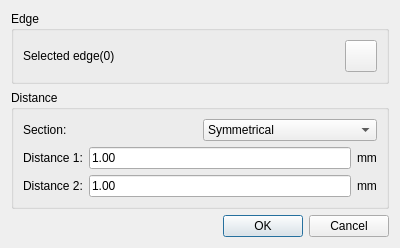
<?xml version="1.0" encoding="UTF-8"?>
<ui version="4.0">
 <class>CreateChamferDialog</class>
 <widget class="QDialog" name="CreateChamferDialog">
  <property name="geometry">
   <rect>
    <x>0</x>
    <y>0</y>
    <width>400</width>
    <height>225</height>
   </rect>
  </property>
  <property name="windowTitle">
   <string>Create Chamfer</string>
  </property>
  <layout class="QGridLayout" name="gridLayout_3">
   <item row="0" column="0">
    <widget class="QGroupBox" name="groupBox">
     <property name="title">
      <string>Edge</string>
     </property>
     <layout class="QGridLayout" name="gridLayout">
      <item row="0" column="0">
       <widget class="QLabel" name="edgelabel">
        <property name="text">
         <string>Selected edge(0)</string>
        </property>
       </widget>
      </item>
      <item row="0" column="1">
       <widget class="QPushButton" name="geoSelectCurve">
        <property name="sizePolicy">
         <sizepolicy hsizetype="Minimum" vsizetype="Minimum">
          <horstretch>0</horstretch>
          <verstretch>0</verstretch>
         </sizepolicy>
        </property>
        <property name="minimumSize">
         <size>
          <width>32</width>
          <height>32</height>
         </size>
        </property>
        <property name="maximumSize">
         <size>
          <width>32</width>
          <height>32</height>
         </size>
        </property>
        <property name="styleSheet">
         <string notr="true">background-image: url(:/QUI/geometry/selectwire.png);</string>
        </property>
        <property name="text">
         <string/>
        </property>
        <property name="checkable">
         <bool>true</bool>
        </property>
        <property name="checked">
         <bool>false</bool>
        </property>
       </widget>
      </item>
     </layout>
    </widget>
   </item>
   <item row="1" column="0">
    <widget class="QGroupBox" name="groupBox_2">
     <property name="title">
      <string>Distance</string>
     </property>
     <layout class="QGridLayout" name="gridLayout_2">
      <item row="0" column="0">
       <widget class="QLabel" name="label">
        <property name="text">
         <string>Section:</string>
        </property>
       </widget>
      </item>
      <item row="0" column="1">
       <widget class="QComboBox" name="comboBoxSection">
        <item>
         <property name="text">
          <string>Symmetrical</string>
         </property>
        </item>
        <item>
         <property name="text">
          <string>Asymmetrical</string>
         </property>
        </item>
       </widget>
      </item>
      <item row="1" column="0" colspan="2">
       <layout class="QHBoxLayout" name="horizontalLayout_3">
        <item>
         <widget class="QLabel" name="label_3">
          <property name="text">
           <string>Distance 1:</string>
          </property>
         </widget>
        </item>
        <item>
         <widget class="QLineEdit" name="lineEditDistance">
          <property name="text">
           <string>1.00</string>
          </property>
         </widget>
        </item>
        <item>
         <widget class="QLabel" name="label_6">
          <property name="text">
           <string>mm</string>
          </property>
         </widget>
        </item>
       </layout>
      </item>
      <item row="2" column="0" colspan="2">
       <layout class="QHBoxLayout" name="horizontalLayout_4">
        <item>
         <widget class="QLabel" name="label_4">
          <property name="text">
           <string>Distance 2:</string>
          </property>
         </widget>
        </item>
        <item>
         <widget class="QLineEdit" name="lineEditDistance_2">
          <property name="text">
           <string>1.00</string>
          </property>
         </widget>
        </item>
        <item>
         <widget class="QLabel" name="label_7">
          <property name="text">
           <string>mm</string>
          </property>
         </widget>
        </item>
       </layout>
      </item>
     </layout>
    </widget>
   </item>
   <item row="2" column="0">
    <widget class="QDialogButtonBox" name="buttonBox">
     <property name="orientation">
      <enum>Qt::Horizontal</enum>
     </property>
     <property name="standardButtons">
      <set>QDialogButtonBox::Cancel|QDialogButtonBox::Ok</set>
     </property>
    </widget>
   </item>
  </layout>
 </widget>
 <resources>
  <include location="../qrc/qianfan.qrc"/>
 </resources>
 <connections>
  <connection>
   <sender>buttonBox</sender>
   <signal>accepted()</signal>
   <receiver>CreateChamferDialog</receiver>
   <slot>accept()</slot>
   <hints>
    <hint type="sourcelabel">
     <x>248</x>
     <y>254</y>
    </hint>
    <hint type="destinationlabel">
     <x>157</x>
     <y>274</y>
    </hint>
   </hints>
  </connection>
  <connection>
   <sender>buttonBox</sender>
   <signal>rejected()</signal>
   <receiver>CreateChamferDialog</receiver>
   <slot>reject()</slot>
   <hints>
    <hint type="sourcelabel">
     <x>316</x>
     <y>260</y>
    </hint>
    <hint type="destinationlabel">
     <x>286</x>
     <y>274</y>
    </hint>
   </hints>
  </connection>
 </connections>
</ui>
